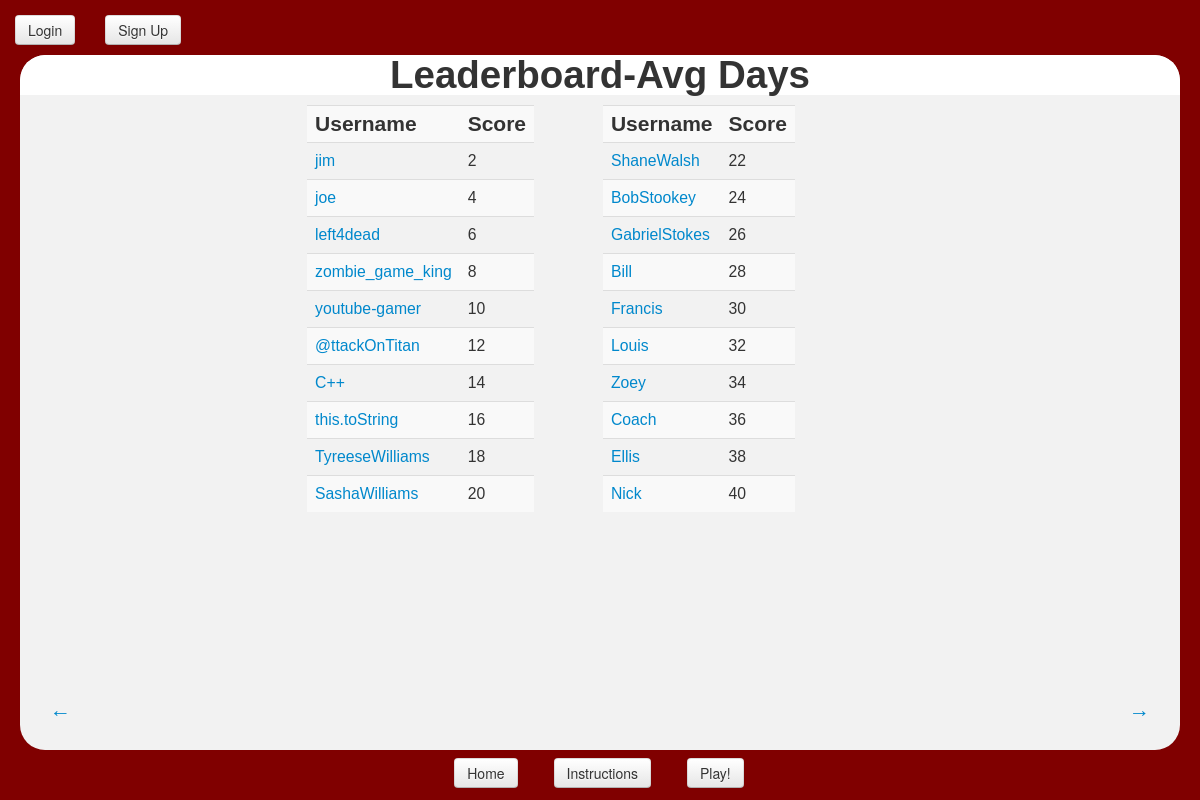
/zombie_search/avg_days/, run on the app's committed database.
### zombie_search/models.py (models this page shows, shortened)
class Player(models.Model):
    user = models.OneToOneField(User)
    profile_picture = models.ImageField(upload_to = "player-proflies", blank=True)
    player_state = PickledObjectField()
    update_state = PickledObjectField()
    street = PickledObjectField()
    game_state = PickledObjectField()
    games_played = models.IntegerField(default=0)
    total_days = models.IntegerField(default=0)
    avg_days = models.FloatField(default=0.0)
    most_days_survived = models.IntegerField(default=0)
    most_kills = models.IntegerField(default=0)
    total_kills = models.IntegerField(default=0)
    most_people = models.IntegerField(default=0)
    slug = models.SlugField(unique=True)

### zombie_search/views.py (the view)
def avg_days(request):
    context_dict = get_leaderboard(request, 'avg_days',"total_days", "")
    return render(request, 'zombie_search/Home.html', context_dict)

### zombie_search/views.py (called while the page is built)
def get_user_slug(request):
    username = request.user
    try:
        player = Player.objects.get(user = username)
        user_slug = player.slug
    except:
        user_slug = None
    return user_slug

def decode_url(str):
    str = str.replace('_', ' ')
    return str.title()

def get_leaderboard(request, OrderBy, left, right):
    top_ten = Player.objects.order_by(OrderBy).reverse()[:10]
    next_ten = Player.objects.order_by(OrderBy).reverse()[10:20]
    context_dict = {'top_ten': top_ten,
					'next_ten': next_ten,
					'lefturl':left,
					'righturl':right,
					'this': decode_url(OrderBy),
                    'slug': get_user_slug(request)
					}
    return context_dict

### templates/zombie_search/Home.html (shortened to what this page needs)
{% extends 'zombie_search/Base.html' %}
{% block header %}Leaderboard-{{this}}{% endblock %}
{% block body %}
<a href ="/zombie_search/{{ lefturl }}" id="load_leaderboard" style="position: absolute; left:30px; bottom: 30px;">&larr;</a>
	<table class = "table table-striped">
		<tr>
		<th>Username</th>
		<th>Score</th>
		</tr>
		{% for player in top_ten %}
			<tr>
			<td><a href= "/zombie_search/profile/{{ player.slug }}">{{ player.user.username }}</a></td>
			<td>{{ player.most_kills }}</td>
			</tr>
		{% endfor %}
	</table>
	<table class="table table-striped">
		<tr>
		<th>Username</th>
		<th>Score</th>
		</tr>
		{% for player in next_ten %}
			<tr>
			<td><a href= "/zombie_search/profile/{{ player.slug }}">{{ player.user.username }}</a></td>
			<td>{{ player.most_kills }}</td>
			</tr>
		{% endfor %}
	</table>
<a href = "/zombie_search/{{ righturl }}" style="position:absolute; right:30px; bottom: 30px;">&rarr;</a>
{% endblock %}

### static/css/base_style.css (style rules this page uses)
body { background-color: #800000; }
.table { display:table; margin: 0 auto; width:25%; display: inline-block; margin-top: 10px; }
.table td { font-size: 75%; }

### data on the page
Player: user.username "jim", most_kills "2"
Player: user.username "joe", most_kills "4"
Player: user.username "left4dead", most_kills "6"
Player: user.username "zombie_game_king", most_kills "8"
Player: user.username "youtube-gamer", most_kills "10"
Player: user.username "@ttackOnTitan", most_kills "12"
Player: user.username "C++", most_kills "14"
Player: user.username "this.toString", most_kills "16"
Player: user.username "TyreeseWilliams", most_kills "18"
Player: user.username "SashaWilliams", most_kills "20"
Player: user.username "ShaneWalsh", most_kills "22"
Player: user.username "BobStookey", most_kills "24"
Player: user.username "GabrielStokes", most_kills "26"
Player: user.username "Bill", most_kills "28"
Player: user.username "Francis", most_kills "30"
Player: user.username "Louis", most_kills "32"
Player: user.username "Zoey", most_kills "34"
Player: user.username "Coach", most_kills "36"
Player: user.username "Ellis", most_kills "38"
Player: user.username "Nick", most_kills "40"

### other printed values
{{ this }} "Avg Days"
